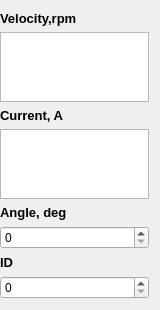
  <widget class="QWidget" name="verticalLayoutWidget_9">
   <property name="geometry">
    <rect>
     <x>220</x>
     <y>270</y>
     <width>91</width>
     <height>191</height>
    </rect>
   </property>
   <layout class="QVBoxLayout" name="verticalLayout_9">
    <property name="spacing">
     <number>6</number>
    </property>
    <property name="sizeConstraint">
     <enum>QLayout::SetDefaultConstraint</enum>
    </property>
    <property name="leftMargin">
     <number>0</number>
    </property>
    <item>
     <widget class="QLabel" name="label_26">
      <property name="font">
       <font>
        <pointsize>10</pointsize>
        <weight>75</weight>
        <bold>true</bold>
       </font>
      </property>
      <property name="text">
       <string>Velocity,rpm</string>
      </property>
     </widget>
    </item>
    <item>
     <widget class="QPlainTextEdit" name="VelocityWindow_4">
      <property name="font">
       <font>
        <pointsize>12</pointsize>
        <weight>75</weight>
        <bold>true</bold>
       </font>
      </property>
      <property name="mouseTracking">
       <bool>false</bool>
      </property>
      <property name="autoFillBackground">
       <bool>false</bool>
      </property>
      <property name="verticalScrollBarPolicy">
       <enum>Qt::ScrollBarAsNeeded</enum>
      </property>
      <property name="sizeAdjustPolicy">
       <enum>QAbstractScrollArea::AdjustToContents</enum>
      </property>
      <property name="tabChangesFocus">
       <bool>false</bool>
      </property>
      <property name="overwriteMode">
       <bool>true</bool>
      </property>
      <property name="centerOnScroll">
       <bool>false</bool>
      </property>
     </widget>
    </item>
    <item>
     <widget class="QLabel" name="label_27">
      <property name="font">
       <font>
        <pointsize>10</pointsize>
        <weight>75</weight>
        <bold>true</bold>
       </font>
      </property>
      <property name="text">
       <string>Current, A</string>
      </property>
     </widget>
    </item>
    <item>
     <widget class="QPlainTextEdit" name="CurrentWindow_4">
      <property name="font">
       <font>
        <pointsize>12</pointsize>
        <weight>75</weight>
        <bold>true</bold>
       </font>
      </property>
      <property name="mouseTracking">
       <bool>false</bool>
      </property>
      <property name="autoFillBackground">
       <bool>false</bool>
      </property>
      <property name="verticalScrollBarPolicy">
       <enum>Qt::ScrollBarAsNeeded</enum>
      </property>
      <property name="overwriteMode">
       <bool>true</bool>
      </property>
     </widget>
    </item>
    <item>
     <widget class="QLabel" name="label_28">
      <property name="font">
       <font>
        <pointsize>10</pointsize>
        <weight>75</weight>
        <bold>true</bold>
       </font>
      </property>
      <property name="text">
       <string>Angle, deg</string>
      </property>
     </widget>
    </item>
    <item>
     <widget class="QSpinBox" name="spinBox_7"/>
    </item>
    <item>
     <widget class="QLabel" name="label_29">
      <property name="minimumSize">
       <size>
        <width>149</width>
        <height>0</height>
       </size>
      </property>
      <property name="font">
       <font>
        <pointsize>10</pointsize>
        <weight>75</weight>
        <bold>true</bold>
       </font>
      </property>
      <property name="text">
       <string>ID</string>
      </property>
     </widget>
    </item>
    <item>
     <widget class="QSpinBox" name="spinBox_8"/>
    </item>
   </layout>
  </widget>
